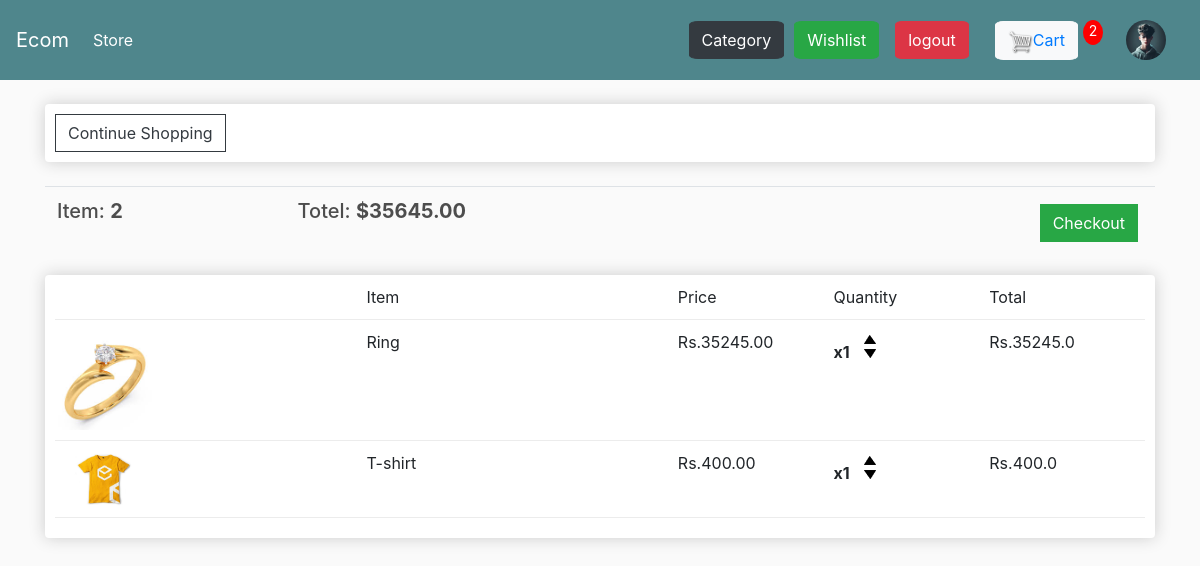
/cart/ (signed in), run on an earlier commit of the app's database.
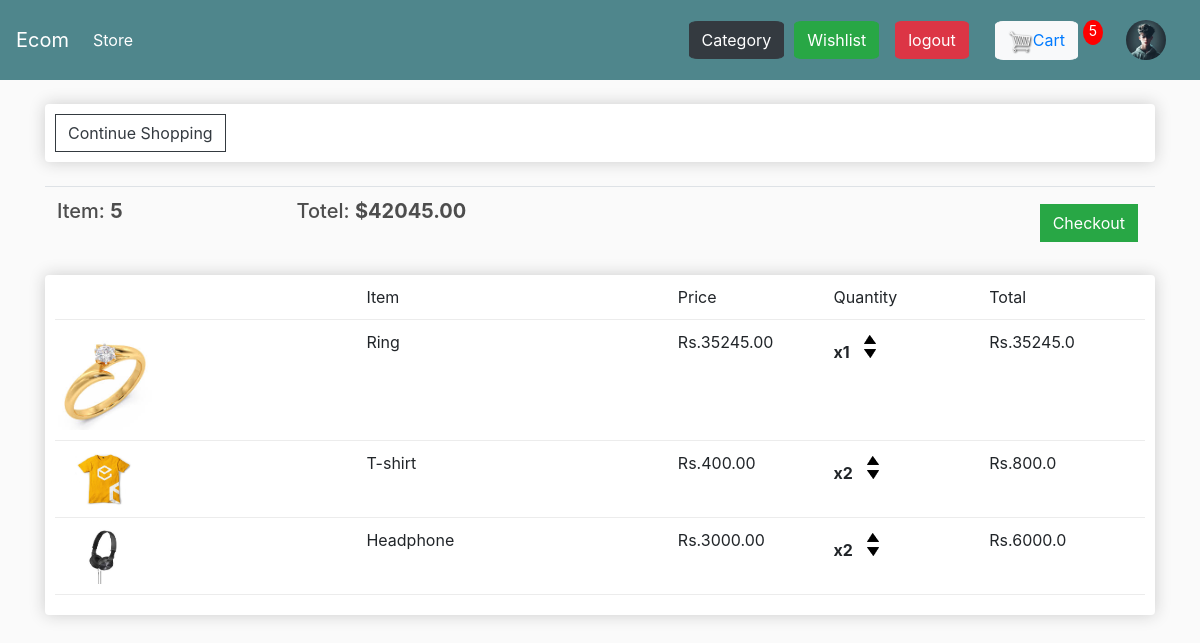
And on a later commit of the database.
### store/models.py (models this page shows, shortened)
class Order(models.Model):
	customer = models.ForeignKey(Customer, on_delete=models.SET_NULL, null=True, blank=True)   #Foreign key Customer can order many time many to one relationship
	date_ordered = models.DateTimeField(auto_now_add=True)
	complete = models.BooleanField(default=False)
	transaction_id = models.CharField(max_length=100, null=True)
	@property
	def get_cart_total(self):
		orderitems = self.orderitem_set.all()
		total = sum([item.get_total for item in orderitems])  # Use property correctly
		return total
	@property
	def get_cart_items(self):
		orderitems = self.orderitem_set.all()
		total = sum([item.quantity for item in orderitems])
		return total

class OrderItem(models.Model):
	customer = models.ForeignKey(Customer, on_delete=models.SET_NULL, null=True)
	product = models.ForeignKey(Product, on_delete=models.SET_NULL, null=True)
	order = models.ForeignKey(Order, on_delete=models.SET_NULL, null=True)
	quantity = models.IntegerField(default=0, null=True, blank=True)
	date_added = models.DateTimeField(auto_now_add=True)
	@property
	def get_total(self):
		total = self.product.price * self.quantity
		return total

class Product(models.Model):
	seller=models.ForeignKey(Seller,on_delete=models.CASCADE,null=True)
	category_name = models.ForeignKey(Category, on_delete=models.CASCADE)
	name = models.CharField(max_length=150, null=False, blank=False)
	price = models.FloatField()
	digital = models.BooleanField(default=False, null=True, blank=True)
	image = models.ImageField(null=True, blank=True)
	description = models.TextField(null=True, blank=True)
	stock = models.IntegerField(default=0, null=True, blank=True)
	@property
	def imageURL(self):
		try:
			url = self.image.url   #.URL returns the publicly accessible URL of the file
		except:
			url = ''
		return url

### store/views.py (the view)
# urls.py: path('cart/',views.cart, name="cart"),
def cart(request):
	data = cartData(request)
	cartItems = data['cartItems']
	order = data['order']
	items = data['items']
	context = {'items':items, 'order':order, 'cartItems':cartItems}
	return render(request, 'store/cart.html', context)

### store/models.py (called while the page is built)
	@property
	def imageURL(self):
		try:
			url = self.proimg.url   #.URL returns the publicly accessible URL of the file
		except:
			url = ''
		return url

### store/views.py (called while the page is built)
def cartData(request):
	if request.user.is_authenticated:
		customer = request.user.customer
		order, created = Order.objects.get_or_create(customer=customer, complete=False)
		items = order.orderitem_set.all()
		cartItems = order.get_cart_items
	else:
		cookieData = cookieCart(request)
		items = cookieData['items']
		cartItems = cookieData['cartItems']
		order = {'get_cart_total': 0, 'get_cart_items': cartItems, 'shipping': False}
	return {'items': items, 'order': order, 'cartItems': cartItems}

### store/templates/store/cart.html
{% extends 'store/main.html' %}
{% load static %}
{% block content %}
    <div class="row" style="margin-top:70px">
        <div class="col-lg-12">
            <div class="box-element">
                <a class="btn btn-outline-dark" href="{% url 'store:store' %}">Continue Shopping</a>
            </div>
            <br>
            <table class="table">
                <tr>
                    <th><h5>Item: <strong>{{order.get_cart_items}}</strong></h5></th>
                    <th><h5>Totel: <strong>${{order.get_cart_total|floatformat:2}}</strong></h5></th>
                    <th>
                        <a style="float: right;margin: 5px;" class="btn btn-success" href="{% url 'store:checkout' %}">Checkout</a>
                    </th>
                </tr>
            </table>
            <div class="box-element">
                <div class="cart-row">
                    <div style="flex:2"></div>
                    <div style="flex:2"></strong>Item</strong></div>
                    <div style="flex:1"></strong>Price</strong></div>
                    <div style="flex:1"></strong>Quantity</strong></div>
                    <div style="flex:1"></strong>Total</strong></div>
                </div>
                {% for item in items %}
                <div class="cart-row">
                    <div style="flex:2"><img class="row-image" src="{{item.product.imageURL}}"> </div>
                    <div style="flex:2">{{item.product.name}}</div>
                    <div style="flex:1">Rs.{{item.product.price|floatformat:2}}</div>
                    <div style="flex:1">
                        <p class="quantity">x{{item.quantity}}</p>
						<div class="quantity">
							<img data-product="{{item.product.id}}" data-action="add" class="chg-quantity update-cart" src="{% static  'images/arrow-up.png' %}">
							<img data-product="{{item.product.id}}" data-action="remove" class="chg-quantity update-cart" src="{% static  'images/arrow-down.png' %}">
						</div>
                    </div>
                    <div style="flex:1">Rs.{{item.get_total}}</div>
                </div>
            {% endfor %}
            </div>
        </div>
    </div>
{% endblock content %}

### store/templates/store/main.html (shortened to what this page needs)
<!DOCTYPE html>
{% load static %}
<html>
<head>
	<link rel="stylesheet" href="https://stackpath.bootstrapcdn.com/bootstrap/4.4.1/css/bootstrap.min.css">
	<link rel="stylesheet" href="https://cdn.jsdelivr.net/npm/bootstrap@4.0.0/dist/css/bootstrap.min.css">
	<link rel="stylesheet" type="text/css" href="{% static 'css/main.css' %}">
	<link rel="stylesheet" href="https://cdnjs.cloudflare.com/ajax/libs/font-awesome/4.7.0/css/font-awesome.min.css">
</head>
<body>
	<nav class="navbar navbar-expand-lg navbar-dark bg-dark fixed-top">
	  <a class="navbar-brand" href="{% url 'store:store' %}">Ecom</a>
	  <div class="collapse navbar-collapse" id="navbarSupportedContent">
	    <ul class="navbar-nav mr-auto">
	      <li class="nav-item active">
	        <a class="nav-link" href="{% url 'store:store' %}">Store <span class="sr-only">(current)</span></a>
	      </li>
	    </ul>
	    <div class="form-inline my-2 my-lg-0">
			<a href="{% url 'store:category' %}"><button type="button" class="btn btn-dark" style="border-radius:10%;margin:10px">Category</button></a>
			<a href="{% url 'store:wishlist'%}"><button type="button" class="btn btn-success" style="border-radius:10%">Wishlist</button></a>
			{% if request.user.is_authenticated %}
			<a class="nav-link" aria-current="page" href="{% url 'store:logout' %}"><button type="button" class="btn btn-danger" style="border-radius:10%">logout</button></a>
			{% else %}
	    	<a href="{% url 'store:login' %}"class="btn btn-light ml-2" style="border-radius:10%">Login</a>
			<a href="{% url 'store:register' %}"class="btn btn-warning ml-2" style="border-radius:10%">Register</a><br>
			{% endif %}
			<button type="button" class="btn btn-light" style="border-radius:10%;margin:10px">
			<div class="form-inline my-lg-0" style="height:25px">
				<a href="{% url 'store:cart' %}">
					<img  id="cart-icon" class="mx-0"src="{% static 'images/cart.png' %}">Cart
				</a>
			</div>
			</button>
			<p id="cart-total">{{cartItems}}</p>
			<div class="btn-group dropdown dropleft" role="group">
				<button id="btnGroupDrop1" type="button" class="btn" data-toggle="dropdown" aria-haspopup="true" aria-expanded="false">
							<img class="circular--square" src="{{user.customer.imageURL}}"/>
				</button>
		</div>
	    </div>
	  </div>
	</nav>
     <div class="container">
            <br>
            {% block content %}
            {% endblock content %}
         </div>
</body>
</html>

What changed in the data, as far as the page shows it:
changed through a linked row, Order: get_cart_items "2" → "5"; get_cart_total "35645.00" → "42045.00"
changed OrderItem "T-shirt": quantity "1" → "2"; get_total "400.0" → "800.0"
added OrderItem: product.imageURL (picture), product.name "Headphone", product.price "3000.00", quantity "2", get_total "6000.0"
Also different on the page:
{{ cartItems }}: "2" → "5"
